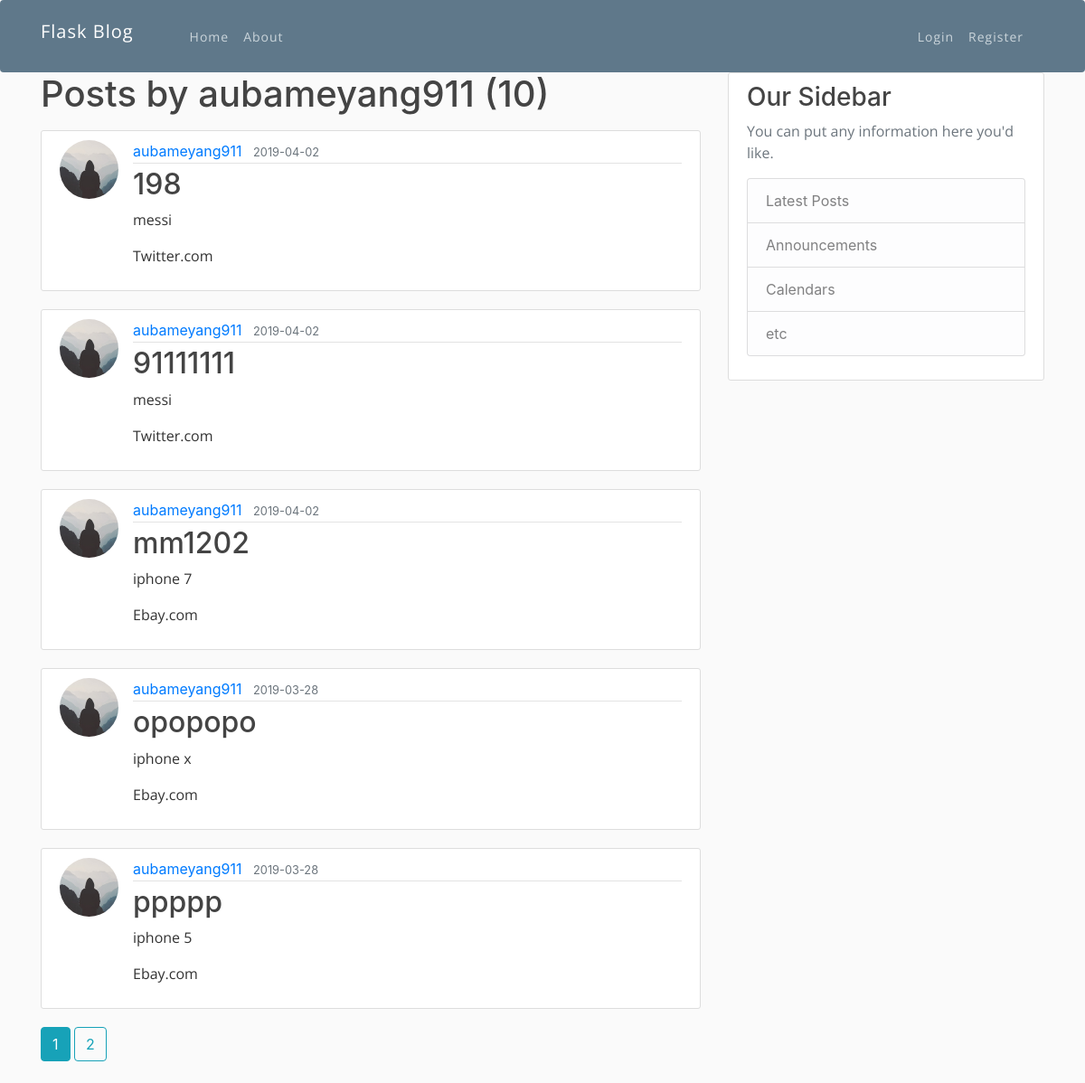
Page /user/aubameyang911 on the committed database.
### flaskblog/models.py (models this page shows, shortened)
class User(db.Model, UserMixin):
    id = db.Column(db.Integer, primary_key=True)
    username = db.Column(db.String(20), unique=True, nullable=False)
    email = db.Column(db.String(120), unique=True, nullable=False)
    image_file = db.Column(db.String(20), nullable=False, default='default.jpg')
    password = db.Column(db.String(60), nullable=False)
    posts = db.relationship('Post', backref='author', lazy=True)

class Post(db.Model):
    id = db.Column(db.Integer, primary_key=True)
    title = db.Column(db.String(100), nullable=False)
    date_posted = db.Column(db.DateTime, nullable=False, default=datetime.utcnow)
    keywords = db.Column(db.Text, nullable=False)
    url=db.Column(db.Text, nullable=False)
    user_id = db.Column(db.Integer, db.ForeignKey('user.id'), nullable=False)
    reviews = db.relationship('Review', backref='origin', lazy=True)
    graphs= db.relationship('Graph', backref='gg', lazy=True)

### flaskblog/routes.py (the view)
@app.route("/user/<string:username>")
def user_posts(username):
    page = request.args.get('page', 1, type=int)
    user = User.query.filter_by(username=username).first_or_404()
    posts = Post.query.filter_by(author=user)\
        .order_by(Post.date_posted.desc())\
        .paginate(page=page, per_page=5)
    return render_template('user_posts.html', posts=posts, user=user)

### flaskblog/templates/user_posts.html
{% extends "layout.html" %}
{% block content %}
    <h1 class="mb-3">Posts by {{ user.username }} ({{ posts.total }})</h1>
    {% for post in posts.items %}
        <article class="media content-section">
          <img class="rounded-circle article-img" src="{{ url_for('static', filename='profile_pics/' + post.author.image_file) }}">
          <div class="media-body">
            <div class="article-metadata">
              <a class="mr-2" href="{{ url_for('user_posts', username=post.author.username) }}">{{ post.author.username }}</a>
              <small class="text-muted">{{ post.date_posted.strftime('%Y-%m-%d') }}</small>
            </div>
            <h2><a class="article-title" href="{{ url_for('post', post_id=post.id) }}">{{ post.title }}</a></h2>
            <p class="article-content">{{ post.keywords }}</p>
            <p class="article-content">{{ post.url }}</p>
          </div>
        </article>
    {% endfor %}
    {% for page_num in posts.iter_pages(left_edge=1, right_edge=1, left_current=1, right_current=2) %}
      {% if page_num %}
        {% if posts.page == page_num %}
          <a class="btn btn-info mb-4" href="{{ url_for('user_posts', username=user.username, page=page_num) }}">{{ page_num }}</a>
        {% else %}
          <a class="btn btn-outline-info mb-4" href="{{ url_for('user_posts', username=user.username, page=page_num) }}">{{ page_num }}</a>
        {% endif %}
      {% else %}
        ...
      {% endif %}
    {% endfor %}
{% endblock content %}

### flaskblog/templates/layout.html (shortened to what this page needs)
<!DOCTYPE html>
<html>
<head>
    <link href="{{url_for('static',filename='bootstrap.min.css')}}" rel="stylesheet" type="text/css" media="all" />
    <link rel="stylesheet" href="{{url_for('static',filename='animate.css')}}">
    <link rel="stylesheet" href="{{url_for('static',filename='owl.carousel.css')}}">
    <link rel="stylesheet" href="{{url_for('static',filename='owl.theme.css')}}">
    <link rel="stylesheet" href="{{url_for('static',filename='ionicons.min.css')}}">
    <link href="{{url_for('static',filename='style.css')}}" rel="stylesheet" type="text/css" media="all" />
    <link rel="stylesheet" href="https://maxcdn.bootstrapcdn.com/bootstrap/4.0.0/css/bootstrap.min.css">
    <link rel="stylesheet" type="text/css" href="{{ url_for('static', filename='main.css') }}">
</head>
<body>
    <header class="site-header">
      <nav class="navbar navbar-expand-md navbar-dark bg-steel fixed-top">
        <div class="container">
          <a class="navbar-brand mr-4" href="/">Flask Blog</a>
          <div class="collapse navbar-collapse" id="navbarToggle">
            <div class="navbar-nav mr-auto">
              <a class="nav-item nav-link" href="{{ url_for('home') }}">Home</a>
              <a class="nav-item nav-link" href="{{ url_for('about') }}">About</a>
            </div>
            <div class="navbar-nav">
              {% if current_user.is_authenticated %}
                <a class="nav-item nav-link" href="{{ url_for('new_post') }}">New Request</a>
                <a class="nav-item nav-link"  href="{{ url_for('user_posts', username=current_user.username) }}">My Posts</a>
                <a class="nav-item nav-link" href="{{ url_for('account') }}">Account</a>
                <a class="nav-item nav-link" href="{{ url_for('logout') }}">Logout</a>
              {% else %}
                <a class="nav-item nav-link" href="{{ url_for('login') }}">Login</a>
                <a class="nav-item nav-link" href="{{ url_for('register') }}">Register</a>
              {% endif %}
            </div>
          </div>
        </div>
      </nav>
    </header>
    <main role="main" class="container">
      <div class="row">
        <div class="col-md-8">
          {% block content %}{% endblock %}
        </div>
        <div class="col-md-4">
          <div class="content-section">
            <h3>Our Sidebar</h3>
            <p class='text-muted'>You can put any information here you'd like.
              <ul class="list-group">
                <li class="list-group-item list-group-item-light">Latest Posts</li>
                <li class="list-group-item list-group-item-light">Announcements</li>
                <li class="list-group-item list-group-item-light">Calendars</li>
                <li class="list-group-item list-group-item-light">etc</li>
              </ul>
            </p>
          </div>
        </div>
      </div>
    </main>
</body>
</html>

### flaskblog/static/style.css (style rules this page uses)
html, body, div, span, applet, object, iframe, h1, h2, h3, h4, h5, h6, p, blockquote, pre, a, abbr, acronym, address, big, cite, code, del, dfn, em, img, ins, kbd, q, s, samp, small, strike, strong, sub, sup, tt, var, b, u, i, center, dl, dt, dd, ol, ul, li, fieldset, form, label, legend, table, caption, tbody, tfoot, thead, tr, th, td, article, aside, canvas, details, embed, figure, figcaption, footer, header, hgroup, menu, nav, output, ruby, section, summary, time, mark, audio, video { margin: 0; padding: 0; border: 0; font-size: 100%; font: inherit; vertical-align: baseline; }
article, aside, details, figcaption, figure, footer, header, hgroup, menu, nav, section { display: block; }
body { line-height: 1; }
ol, ul { list-style: none; }
h1 { font-size: 16px; }
html * { -webkit-font-smoothing: antialiased; -moz-osx-font-smoothing: grayscale; }
*, *:after, *:before { -webkit-box-sizing: border-box; -moz-box-sizing: border-box; box-sizing: border-box; }
h1, h2, h3, h4, h5, h6 { font-family: Open Sans; }
p { font-family: Open Sans; }
.navbar { font-size: 14px; font-family: Open Sans; font-weight: 400; text-transform: capitalize; padding-top: 25px; letter-spacing: 1px; height: 80px; -webkit-transition: all 0.6s; -moz-transition: all 0.6s; -o-transition: all 0.6s; transition: all 0.6s; -webkit-backface-visibility: hidden; }

### flaskblog/static/main.css (style rules this page uses)
body { background: #fafafa; color: #333333; margin-top: 5rem; }
h1, h2, h3, h4, h5, h6 { color: #444444; }
.bg-steel { background-color: #5f788a; }
.site-header .navbar-nav .nav-link { color: #cbd5db; }
.content-section { background: #ffffff; padding: 10px 20px; border: 1px solid #dddddd; border-radius: 3px; margin-bottom: 20px; }
.article-title { color: #444444; }
.article-content { white-space: pre-line; }
.article-img { height: 65px; width: 65px; margin-right: 16px; }
.article-metadata { padding-bottom: 1px; margin-bottom: 4px; border-bottom: 1px solid #e3e3e3 }

### rows in the picture
User: username "aubameyang911"
Post: image_file (placeholder picture), author.username "aubameyang911", date_posted "2019-04-02", title "198", keywords "messi", url "Twitter.com"
Post: image_file (placeholder picture), author.username "aubameyang911", date_posted "2019-04-02", title "91111111", keywords "messi", url "Twitter.com"
Post: image_file (placeholder picture), author.username "aubameyang911", date_posted "2019-04-02", title "mm1202", keywords "iphone 7", url "Ebay.com"
Post: image_file (placeholder picture), author.username "aubameyang911", date_posted "2019-03-28", title "opopopo", keywords "iphone x", url "Ebay.com"
Post: image_file (placeholder picture), author.username "aubameyang911", date_posted "2019-03-28", title "ppppp", keywords "iphone 5", url "Ebay.com"

### other values in the picture
{{ posts.total }} "10"
{{ page_num }} "1"
{{ page_num }} "2"
